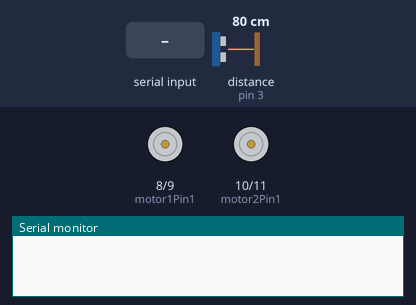
This sketch was run on a simulated Arduino Uno, built with avr-gcc and run on an emulated ATmega328P. Shown: motor-driver pin pairs drawn as motors (green arrow = first pin HIGH = forward, orange = second pin HIGH = backward, longer = more drive, scaled by the enable pin), the last lines printed to the serial monitor. Wiring (inferred from the names in the program): ultrasonic range finder: trigger pin 2; echo pin 3. The inputs (shaded band) are chosen by the test bench; at power-on: distance to the obstacle (sensor on pin 3) 80 cm. The echo pulse lasts 58.3 µs per cm.

Above: at 1.2 s.
1.3 s: "1" received over Serial
At 2.4 s:
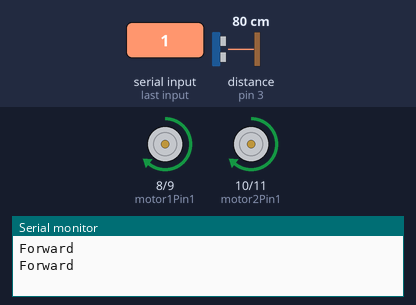
2.9 s: distance to the obstacle (sensor on pin 3) set to 24 cm
4.4 s: distance to the obstacle (sensor on pin 3) set to 19 cm
At 5.8 s:
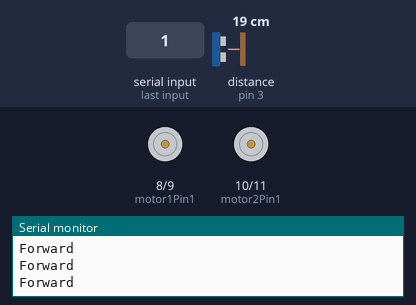
6.1 s: "2" received over Serial
At 6.43 s:
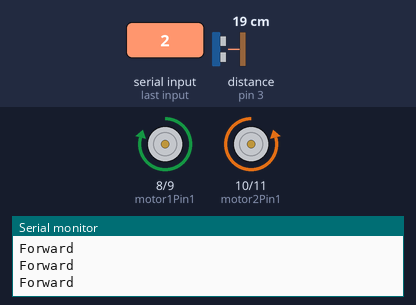
8.0 s: "4" received over Serial
At 8.28 s:
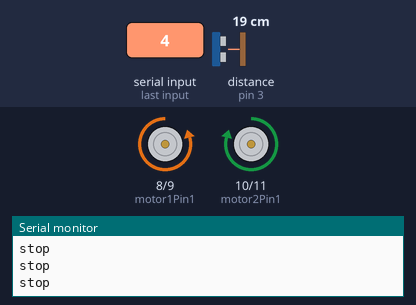
9.9 s: "5" received over Serial
At 10.6 s:
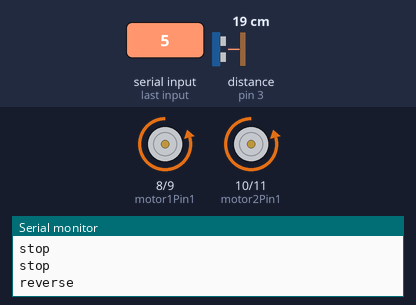
Timing chart, 0 to 12.5 s (numbered marks = the images above; inputs shaded):
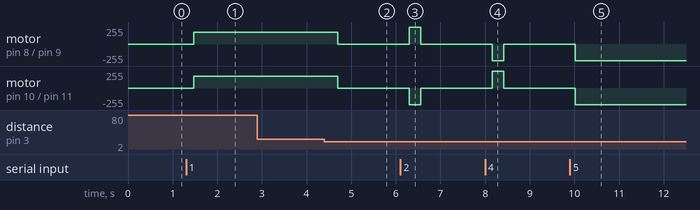

Measured:
- the behaviour switches between 22 and 21 cm on distance to the obstacle (sensor on pin 3) (found by bisection; images 1 and 2)
- after the input at 1.3 s, motor on pin 8 (motor1Pin1) / pin 9 (motor1Pin2), motor on pin 10 (motor2Pin1) / pin 11 (motor2Pin2): stopped → forward 180/255 after 0.17 s
- after the input at 4.4 s, motor on pin 8 (motor1Pin1) / pin 9 (motor1Pin2), motor on pin 10 (motor2Pin1) / pin 11 (motor2Pin2): forward 180/255 → stopped after 0.30 s
- after the input at 6.1 s, motor on pin 8 (motor1Pin1) / pin 9 (motor1Pin2): stopped → forward 250/255 after 0.20 s, → stopped 0.25 s later; motor on pin 10 (motor2Pin1) / pin 11 (motor2Pin2): stopped → backward 250/255 after 0.20 s, → stopped 0.25 s later
- after the input at 8.0 s, motor on pin 8 (motor1Pin1) / pin 9 (motor1Pin2): stopped → backward 250/255 after 0.16 s, → stopped 0.25 s later; motor on pin 10 (motor2Pin1) / pin 11 (motor2Pin2): stopped → forward 250/255 after 0.16 s, → stopped 0.25 s later
- after the input at 9.9 s, motor on pin 8 (motor1Pin1) / pin 9 (motor1Pin2), motor on pin 10 (motor2Pin1) / pin 11 (motor2Pin2): stopped → backward 250/255 after 0.12 s

The sketch:

car.ino
```cpp
//Initialize Motor 1
int motor1Pin1 = 8;
int motor1Pin2 = 9;
int enable1Pin = 5;

//Initialize Motor 2
int motor2Pin1 = 10;
int motor2Pin2 = 11;
int enable2Pin = 6;

// For Ultrasonic sensor
const int trigPin = 2;
const int echoPin = 3;


int state;
void setup() {
    // sets the pins as outputs:

    pinMode(motor1Pin1, OUTPUT);
    pinMode(motor1Pin2, OUTPUT);
    pinMode(enable1Pin, OUTPUT);
    pinMode(motor2Pin1, OUTPUT);
    pinMode(motor2Pin2, OUTPUT);
    pinMode(enable2Pin, OUTPUT);
    pinMode(trigPin, OUTPUT);
    pinMode(echoPin, INPUT);

    // initialize serial communication at 9600 bits per second:
    Serial.begin(9600);
}

void loop() {
    //if some date is sent, reads it and saves in state
    if(Serial.available())
    {
      state = Serial.read();
        // establish variables for duration of the ping,
    // and the distance result in inches and centimeters:
    }
    long duration,cm;

    // The sensor is triggered by a HIGH pulse of 10 or more microseconds.
    // Give a short LOW pulse beforehand to ensure a clean HIGH pulse:
    digitalWrite(trigPin, LOW);
    delayMicroseconds(2);
    digitalWrite(trigPin, HIGH);
    delayMicroseconds(10);
    digitalWrite(trigPin, LOW);

    // Read the signal from the sensor: a HIGH pulse whose
    // duration is the time (in microseconds) from the sending
    // of the ping to the reception of its echo off of an object.
    duration = pulseIn(echoPin, HIGH);

    // convert the time into a distance
    cm = microsecondsToCentimeters(duration);


    delay(100);
    // if the state is '1' the DC motor will go forward

      if (state == 49) // forward
    {
        if (cm <= 20){
            analogWrite(enable1Pin, 0);
            analogWrite(enable2Pin, 0);
        }
       else if (cm > 20){
            digitalWrite(motor1Pin1, HIGH);
            digitalWrite(motor1Pin2, LOW);
            digitalWrite(motor2Pin1, HIGH);
            digitalWrite(motor2Pin2, LOW);
            analogWrite(enable1Pin, 180);
            analogWrite(enable2Pin, 180);
       }


        delay(300);
        Serial.println("Forward");
    }

    else if (state == 50)  // left
    {
      //turn left
        digitalWrite(motor1Pin1, HIGH);
        digitalWrite(motor1Pin2, LOW);
        digitalWrite(motor2Pin1, LOW);
        digitalWrite(motor2Pin2, HIGH);
        analogWrite(enable1Pin, 250);
        analogWrite(enable2Pin, 250);

        delay(150);

        state = 51;


        Serial.println("left");
    }

    else if (state == 51) //  Stop
    {
        digitalWrite(enable1Pin, 0);
        digitalWrite(enable2Pin, 0);
        delay(300);
        Serial.println("stop");
    }

    else if (state == 52) // right
    {
      //TURN RIGHT
        digitalWrite(motor1Pin1, LOW);
        digitalWrite(motor1Pin2, HIGH);
        digitalWrite(motor2Pin1, HIGH);
        digitalWrite(motor2Pin2, LOW);
        analogWrite(enable1Pin, 250);
        analogWrite(enable2Pin, 250);

        delay(150);

        state = 51;

        Serial.println("right");

    }

    else if (state == 53) //reverse
    {

        digitalWrite(motor1Pin1, LOW);
        digitalWrite(motor1Pin2, HIGH);
        digitalWrite(motor2Pin1, LOW);
        digitalWrite(motor2Pin2, HIGH);
        analogWrite(enable1Pin, 180);
        analogWrite(enable2Pin, 180);
        delay(300);
        Serial.println("reverse");
    }
}


long microsecondsToCentimeters(long microseconds)
{
  // The speed of sound is 340 m/s or 29 microseconds per centimeter.
  // The ping travels out and back, so to find the distance of the
  // object we take half of the distance travelled.
  return microseconds / 29 / 2;
}
```
